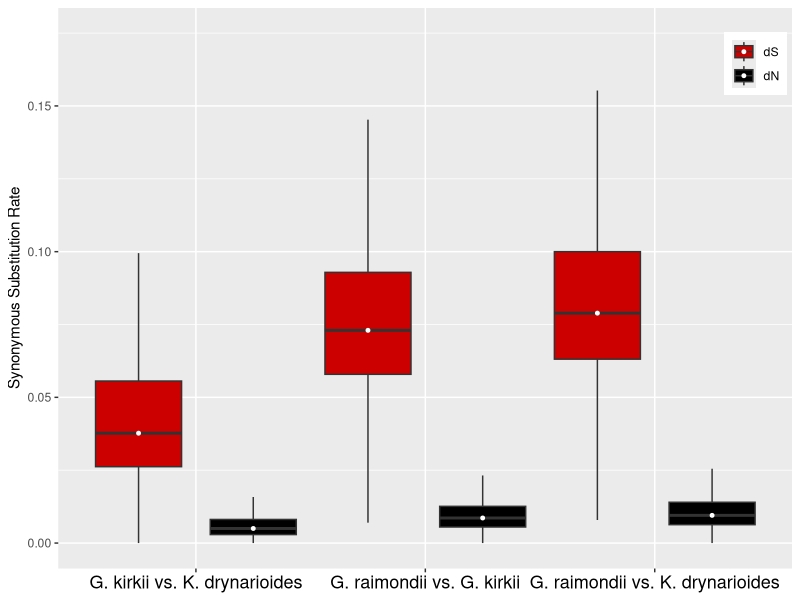
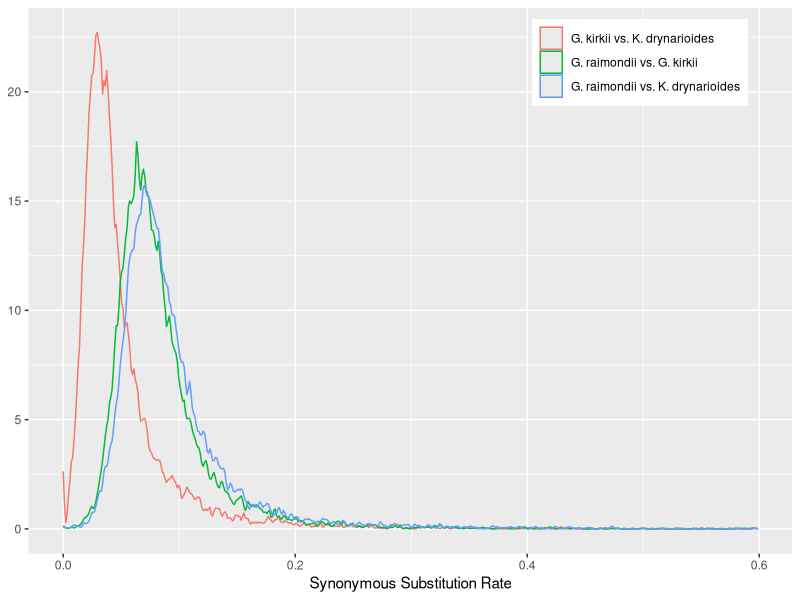
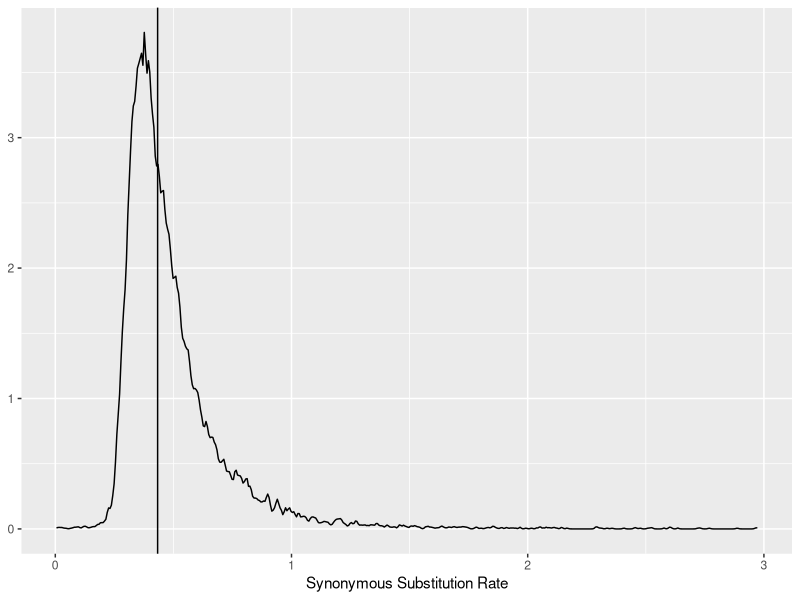

Write R code to recreate these figures, in order.

library("ggplot2")
library("dplyr")
library("reshape2")

######
#Read Data
######

DF <- read.csv("final_dNdS.csv", header = TRUE)
Malvaceae_DF <- read.csv("Cotton_Chocolate_final_dNdS.csv", header = TRUE)


######
#Pruning
######

clusters <- dim(DF)[1] / 3
DF$X <- rep(1:clusters, each=3)
DF$`Species Comparison` <- as.factor(rep(c("G. raimondii vs. G. kirkii", "G. raimondii vs. K. drynarioides", "G. kirkii vs. K. drynarioides"), clusters))

filtered <- !(DF$X %in% DF[DF$dS > 0.6,]$X)
DF <- DF[filtered,]

Malvaceae_DF <- Malvaceae_DF[Malvaceae_DF$dS<3,]


######
#Dating
######

groups <- DF %>% group_by(`Species Comparison`)
dS.summary.table <- summarize(groups, Mean = mean(dS), StDev = sd(dS), Median = median(dS))
dN.summary.table <- summarize(groups, Mean = mean(dN), StDev = sd(dN), Median = median(dN))

malv.time.median <- median(Malvaceae_DF$dS) / (2*60000000)

Gossypioides.Kokia.time = c(dS.summary.table[[1,4]] / (2*malv.time.median) /1000000)
Gossypium.Gossypioides.time = c(dS.summary.table[[2,4]] / (2*malv.time.median) /1000000)
Gossypium.Kokia.time = c(dS.summary.table[[3,4]] / (2*malv.time.median) /1000000)
Divergence.table <- rbind(Gossypioides.Kokia.time, Gossypium.Gossypioides.time, Gossypium.Kokia.time)
colnames(Divergence.table) <- c("Malvaceae Estimate")


Df.melted <- melt(DF, id.vars = "Species Comparison", measure.vars = c("dS", "dN"))
colnames(Df.melted)[3] <- c("Synonymous Substitution Rate")

newDf.melted <- Df.melted[Df.melted$variable == "dS",]

######
#Plotting
######

png("Figure_dNdSboxplot.png", 5000, 5000, pointsize=12, res=600)
ggplot(Df.melted, aes(x=`Species Comparison`, y = `Synonymous Substitution Rate`, fill=variable)) + geom_boxplot(position = position_dodge(1), outlier.shape = NA) + 
  theme(legend.position = c(0.95,0.9), legend.title = element_blank(), axis.title.x = element_blank(), axis.text.x = element_text(color = "black", size = 13)) + 
  scale_y_continuous(limits = c(0,0.175)) +
  stat_summary(fun.y=median, geom="point", size=1, color="white", position = position_dodge(1)) + scale_fill_manual(values = c("red3", "black"))
dev.off()




png("Figure_dSDistribution.png", 5000, 5000, pointsize=12, res=600)
ggplot(newDf.melted, aes(newDf.melted$`Synonymous Substitution Rate`, colour = newDf.melted$`Species Comparison`)) + 
  geom_density(adjust = 1/5) + 
  theme(legend.position = c(0.8, 0.9), axis.title.y = element_blank(), legend.title = element_blank()) + 
  xlab("Synonymous Substitution Rate") 
dev.off()




png("Figure_Malvaceae_Divergence.png", 5000, 5000, pointsize=12, res=600)
ggplot(Malvaceae_DF, aes(Malvaceae_DF$dS)) + 
  geom_density(adjust = 1/5) + geom_vline(xintercept = median(Malvaceae_DF$dS)) +
  theme(axis.title.y = element_blank(), legend.title = element_blank()) + 
  xlab("Synonymous Substitution Rate") 
dev.off()

